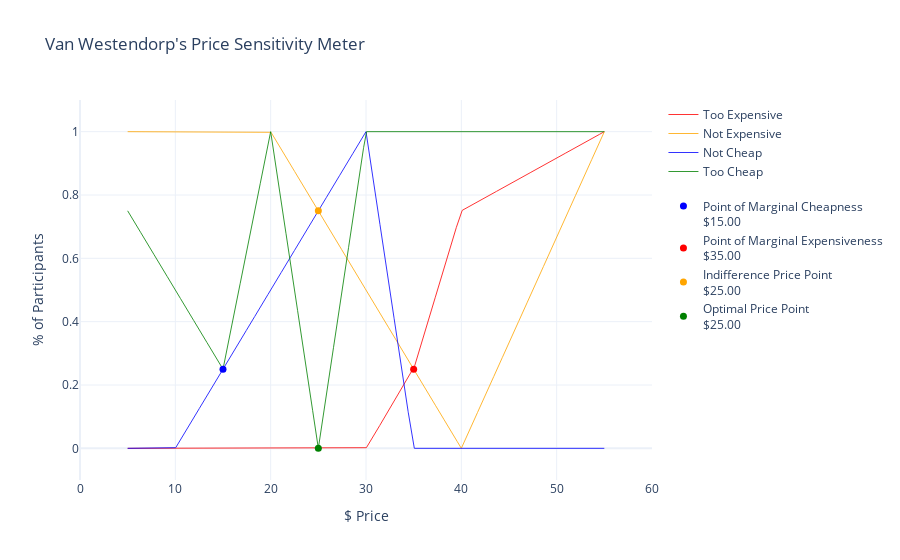

Notebook code for this chart:
### Code cell
VWPSM.results(my_data, my_cols)

### Figure 1 — Plotly figure (JSON) as saved in the notebook; plotly's stock layout.template omitted (floating-point values rounded to 4 significant figures; data arrays with more than 128 entries replaced by an {"elided": "..."} marker saying what was removed)
{"data": [{"hoverinfo": "text", "line": {"color": "red", "width": 1}, "marker": {"color": "red", "size": 3}, "mode": "lines", "name": "Too Expensive", "opacity": 0.8, "text": {"elided": "5001 str values"}, "x": {"elided": "5001 float values"}, "y": {"elided": "5001 float values"}, "type": "scatter"}, {"hoverinfo": "text", "line": {"color": "orange", "width": 1}, "marker": {"color": "orange", "size": 3}, "mode": "lines", "name": "Not Expensive", "opacity": 0.8, "text": {"elided": "5001 str values"}, "x": {"elided": "5001 float values"}, "y": {"elided": "5001 float values"}, "type": "scatter"}, {"hoverinfo": "text", "line": {"color": "blue", "width": 1}, "marker": {"color": "blue", "size": 3}, "mode": "lines", "name": "Not Cheap", "opacity": 0.8, "text": {"elided": "5001 str values"}, "x": {"elided": "5001 float values"}, "y": {"elided": "5001 float values"}, "type": "scatter"}, {"hoverinfo": "text", "line": {"color": "green", "width": 1}, "marker": {"color": "green", "size": 3}, "mode": "lines", "name": "Too Cheap", "opacity": 0.8, "text": {"elided": "5001 str values"}, "x": {"elided": "5001 float values"}, "y": {"elided": "5001 float values"}, "type": "scatter"}, {"hoverinfo": "text", "marker": {"color": "blue", "size": 7}, "mode": "markers", "name": "<br>Point of Marginal Cheapness<br>$15.00", "opacity": 1, "text": ["Point of Marginal Cheapness: $15.00<br>Participants: 25.00%"], "x": [15.0], "y": [0.25], "type": "scatter"}, {"hoverinfo": "text", "marker": {"color": "red", "size": 7}, "mode": "markers", "name": "Point of Marginal Expensiveness<br>$35.00", "opacity": 1, "text": ["Point of Marginal Expensiveness: $35.00<br>Participants: 25.00%"], "x": [35.0], "y": [0.25], "type": "scatter"}, {"hoverinfo": "text", "marker": {"color": "orange", "size": 7}, "mode": "markers", "name": "Indifference Price Point<br>$25.00", "opacity": 1, "text": ["Indifference Price Point: $25.00<br>Participants: 75.00%"], "x": [25.0], "y": [0.75], "type": "scatter"}, {"hoverinfo": "text", "marker": {"color": "green", "size": 7}, "mode": "markers", "name": "Optimal Price Point<br>$25.00", "opacity": 1, "text": ["Optimal Price Point: $25.00<br>Participants: 0.00%"], "x": [25.0], "y": [0.0], "type": "scatter"}], "layout": {"title": {"text": "Van Westendorp's Price Sensitivity Meter<br>"}, "xaxis": {"range": [0.0, 60.0], "title": {"text": "$ Price"}}, "yaxis": {"range": [-0.1, 1.1], "title": {"text": "% of Participants"}}}}
